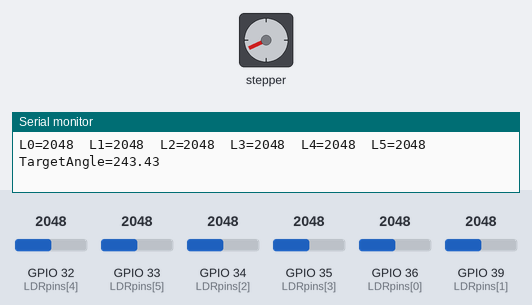
This program was run on a simulated ESP32. On the bench: stepper motor, the last lines printed to the serial monitor. Wiring (inferred from the names in the program): stepper motor (2048 steps per turn assumed): coils GPIO 14, GPIO 27, GPIO 26, GPIO 25. The inputs (shaded band) are chosen by the test bench; at power-on: GPIO 33 (LDRpins[5]) = 2048, GPIO 39 (LDRpins[1]) = 2048, GPIO 36 (LDRpins[0]) = 2048, GPIO 32 (LDRpins[4]) = 2048, GPIO 34 (LDRpins[2]) = 2048, GPIO 35 (LDRpins[3]) = 2048. EEPROM starts erased.

Above: at 2.1 s.
2.2 s: GPIO 33 (LDRpins[5]) set to 140
At 4.8 s:
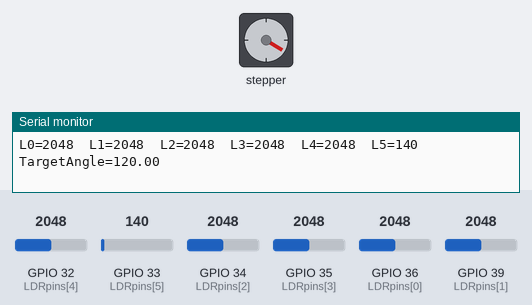
5.2 s: GPIO 39 (LDRpins[1]) set to 150
At 7.0 s:
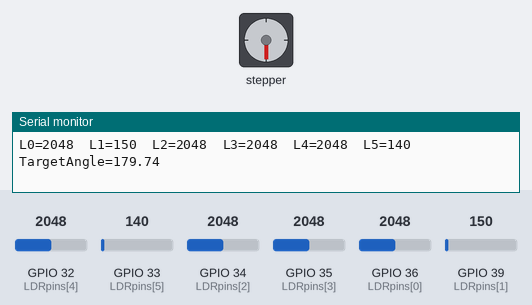
7.3 s: GPIO 39 (LDRpins[1]) set to 142
8.8 s: GPIO 36 (LDRpins[0]) set to 3972
At 11.6 s:
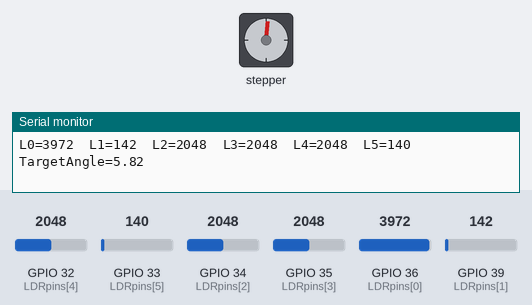
11.8 s: GPIO 32 (LDRpins[4]) set to 2866
At 12.27 s:
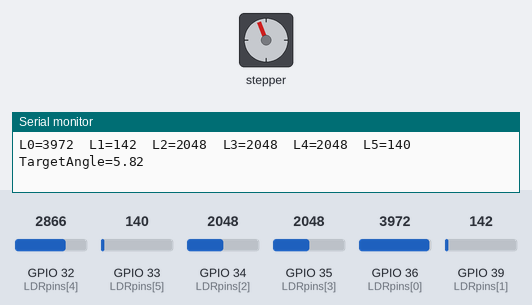
14.8 s: GPIO 32 (LDRpins[4]) set to 1228
At 17.8 s:
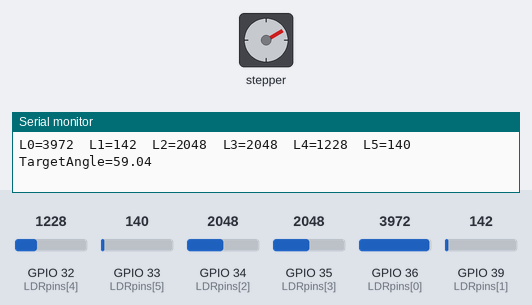
Timing chart, 0 to 18.8 s (numbered marks = the images above; inputs shaded):
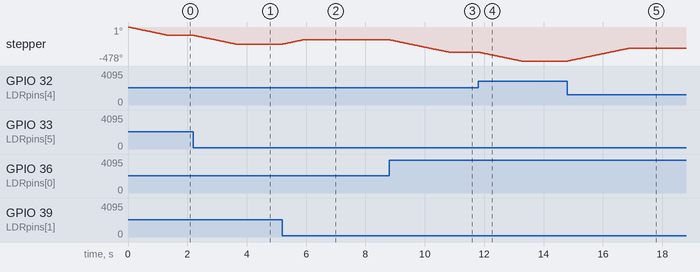

The program:

main.cpp
```cpp
//Ryan Anderson - Optoelectronics Final Project
//This code finds the brightest light using 6 photoresistors and rotates a stepper motor about a center point, pointing towards the most intense light source
#include <Arduino.h>     //include Arduino (platform.io integration)
#include <WiFi.h>        //include WiFi to disable for ADC2 Pins
#include <Preferences.h> //include preferences for remembering intial position (flash memory)

Preferences prefs;       //initialize preferences

int IN1 = 14; //Define stepper motor pins (coil 1)
int IN2 = 27; //(coil 2)
int IN3 = 26; //(coil 3)
int IN4 = 25; //(coil 4)

int stepIndex = 0;
const int stepsPerRev = 4096; //define total ticks
const float degPerStep = 360.0 / 4096.0; //define degrees per step = 0.08789
const int stepDelay = 1; //set delay (no delay will cause instability)

int stepsArr[8][4] = {   //8-step half-step sequence
  {1, 0, 0, 0},          //step 1
  {1, 1, 0, 0},          //step 2
  {0, 1, 0, 0},          //step 3
  {0, 1, 1, 0},          //step 4
  {0, 0, 1, 0},          //step 5
  {0, 0, 1, 1},          //step 6
  {0, 0, 0, 1},          //step 7
  {1, 0, 0, 1}           //step 8
};

//PHOTORESISTOR SENSOR PINS (6 sensors)
int LDRpins[6] = {36, 39, 34, 35, 32, 33};              //VP, VN, 34, 35, 32, 33
float sensorAnglesDeg[6] = {0, 60, 120, 180, 240, 300}; //Degrees per sensor - each element matches the elements in LDRpins

int brightThreshold = 150; //edit this to find idea Threshold

//STEPPER FUNCTIONS
void setStep(int a, int b, int c, int d) {
  digitalWrite(IN1, a);    //step 1
  digitalWrite(IN2, b);    //step 2
  digitalWrite(IN3, c);    //step 3
  digitalWrite(IN4, d);    //step 4
}

void stepMotor(bool dir) {
  if (dir) stepIndex++;    //step counterclockwise
  else     stepIndex--;    //step clockwise

  if (stepIndex > 7) stepIndex = 0; //if greater than 7 restart step index to repeat
  if (stepIndex < 0) stepIndex = 7; //if lesser than 0 restart step index to repeat

  setStep(
    stepsArr[stepIndex][0],
    stepsArr[stepIndex][1],
    stepsArr[stepIndex][2],
    stepsArr[stepIndex][3]
  );
  delay(stepDelay);
}

void rotateSteps(int steps) {
  bool dir = (steps > 0);
  steps = abs(steps);
  for (int i = 0; i < steps; i++) stepMotor(dir);
}

// TRACKED MOTOR ANGLE
float currentAngle = 0;   // will be overwritten by NVS on startup to maintain position

// SETUP
void setup() {
  Serial.begin(115200);   //baud set to 115200

  WiFi.mode(WIFI_OFF);    //disable WiFi to allow ADC2 pins to work
  WiFi.disconnect(true);  //disable WiFi

  pinMode(IN1, OUTPUT);   // Stepper outputs (coil 1)
  pinMode(IN2, OUTPUT);   //(coil 2)
  pinMode(IN3, OUTPUT);   //(coil 3)
  pinMode(IN4, OUTPUT);   //(coil 4)

  for (int i = 0; i < 6; i++) {
    pinMode(LDRpins[i], INPUT); //set inputs for photoresistors
  }

  Serial.println("6-Sensor Light Tracker Starting..."); //print to serial monitor once setup is completed

  prefs.begin("tracker", false);
  float savedAngle = prefs.getFloat("angle", 0.0);      //Load last saved angle and return to 0 degrees
  prefs.end();                                          //close flash memory

  Serial.print("Saved angle = ");
  Serial.println(savedAngle);                           //print the saved angle

  int stepsToZero = -(savedAngle / degPerStep);         // convert angle to steps back to zero
  rotateSteps(stepsToZero);

  currentAngle = 0;                                     // now at zero
  Serial.println("Returned to zero position.");
}

//ENTER LOOP
void loop() {

  int L[6]; //define array of all photresistors

  for (int i = 0; i < 6; i++) {
    L[i] = analogRead(LDRpins[i]);                  //Read all 6 sensors
  }

  bool allDim = true;                               //Check if light is too dim
  for (int i = 0; i < 6; i++) {
    if (L[i] >= brightThreshold) {
      allDim = false;
      break;
    }
  }

  //enter if allDim is true
  if (allDim) {
    Serial.print("Low light - holding   ");
    for (int i = 0; i < 6; i++) {
      Serial.print("L"); Serial.print(i);
      Serial.print("="); Serial.print(L[i]); Serial.print(" ");
    }
    Serial.println();
    delay(10);
    return;
  }

  float x = 0, y = 0; //Weighted vector sum
  for (int i = 0; i < 6; i++) {
    float angleRad = sensorAnglesDeg[i] * DEG_TO_RAD;
    x += L[i] * cos(angleRad);
    y += L[i] * sin(angleRad);
  }

  float targetAngle = atan2(y, x) * RAD_TO_DEG;   //translate to degrees from magnitude
  if (targetAngle < 0) targetAngle += 360;        //(360 for full hat)

  float error = targetAngle - currentAngle;       //Motor remember error

  if (error > 180) error -= 360;                  //shortest wrap-around
  if (error < -180) error += 360;

  int stepsToMove = error / degPerStep;           //control system to fix error

  if (abs(stepsToMove) > 2) {                     //move to desired location if error is greater then 2/360%
    rotateSteps(stepsToMove);
    currentAngle = targetAngle;

    prefs.begin("tracker", false);
    prefs.putFloat("angle", currentAngle);        //Save current angle to flash
    prefs.end();
  }

  //DEBUG OUTPUT
  for (int i = 0; i < 6; i++) {
    Serial.print("L"); Serial.print(i);
    Serial.print("="); Serial.print(L[i]);
    Serial.print("  ");
  }

  Serial.print(" TargetAngle=");
  Serial.println(targetAngle);                    //print target angle -> moves to this
  delay(10);                                      //delay for stability
}
```

Measured:
- after the input at 2.2 s, stepper: turns 123° counter-clockwise in 1.4 s, starting at once
- after the input at 5.2 s, stepper: turns 59° clockwise in 0.67 s, starting at once
- after the input at 8.8 s, stepper: turns 174° counter-clockwise in 2.0 s, starting at once
- after the input at 11.8 s, stepper: turns 124° counter-clockwise in 1.4 s, starting at once
- after the input at 14.8 s, stepper: turns 178° clockwise in 2.0 s, starting at once
- by itself, stepper: turns 116° counter-clockwise in 1.3 s
